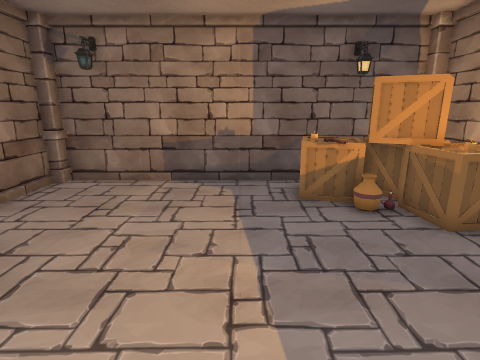
view 1 (above)

17 first-person views from a walk through a Unity game level. The camera is 1.4 m above the floor, tilts 14° down and sees 80° across. The floor is counted in squares, 0.5 m on a side. Each view is taken from the middle of a square. On the plan, view 1 faces up. The plan holds only what a view shows up to about 20 squares ahead; the rest is blank. The place goes on beyond the plan. The player character is not drawn. Door leaves are left out, so doorways stand open.

view 2
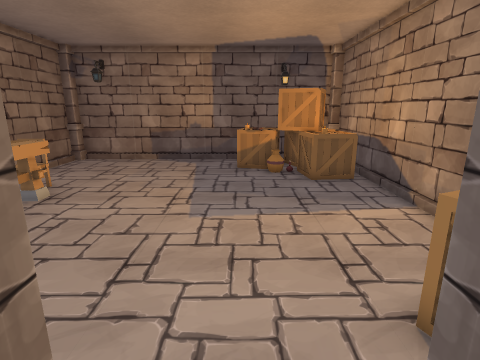

view 3
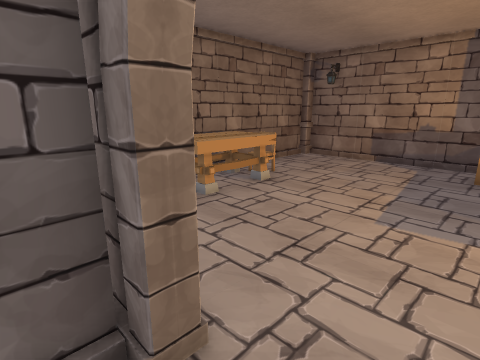

view 4
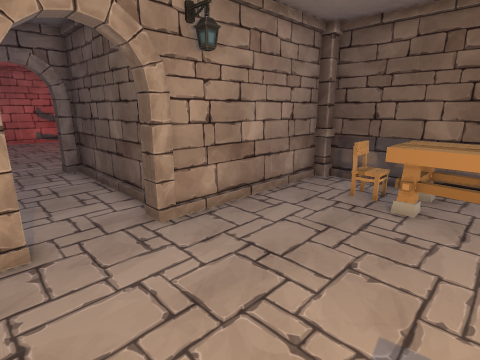

view 5
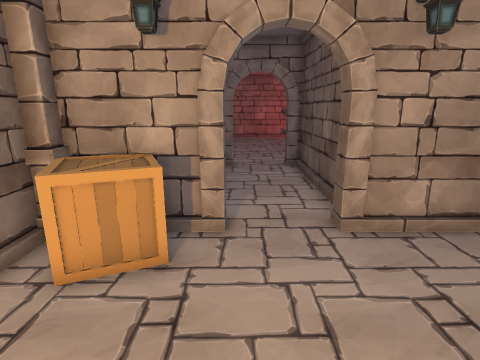

view 6
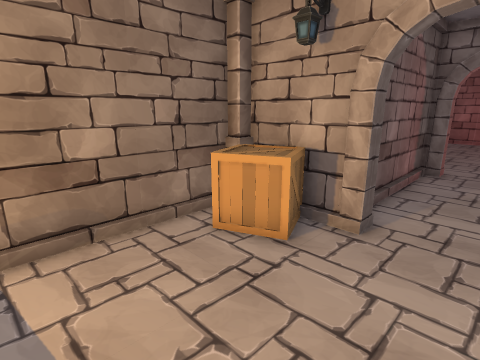

view 7
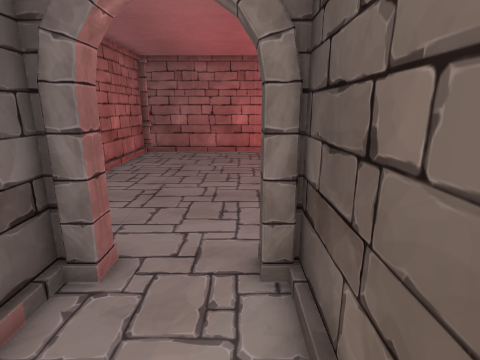

view 8
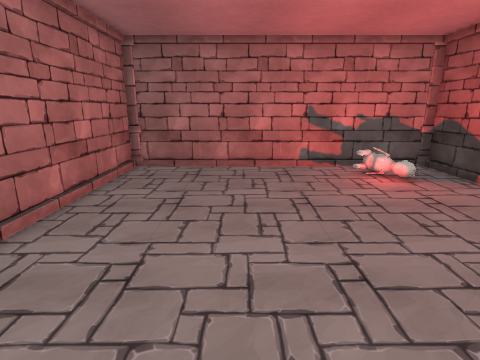

view 9
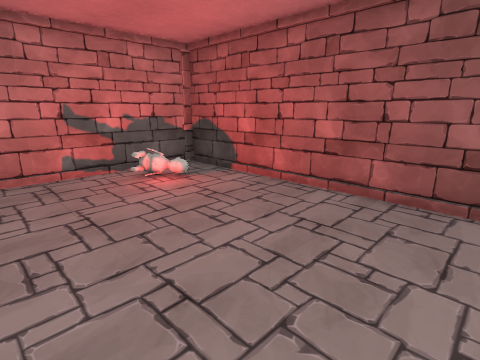

view 10
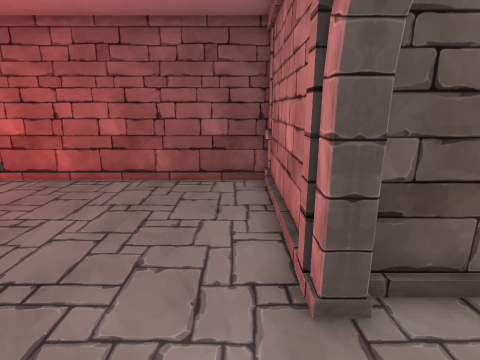

view 11
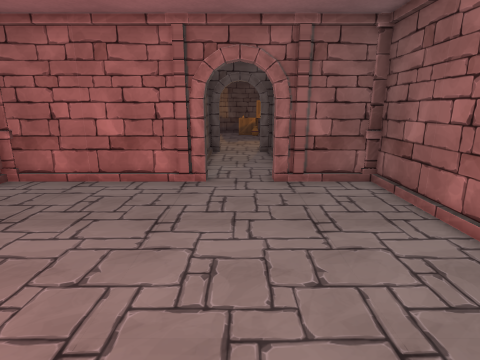

view 12
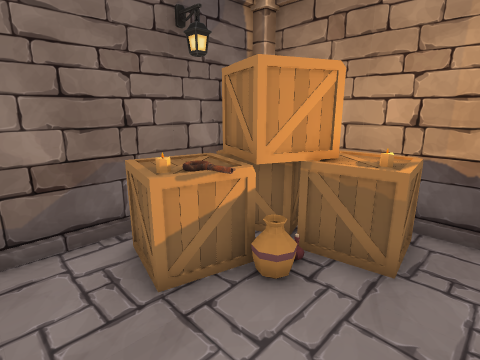

view 13
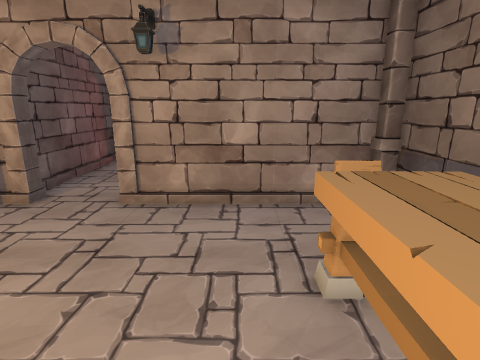

view 14
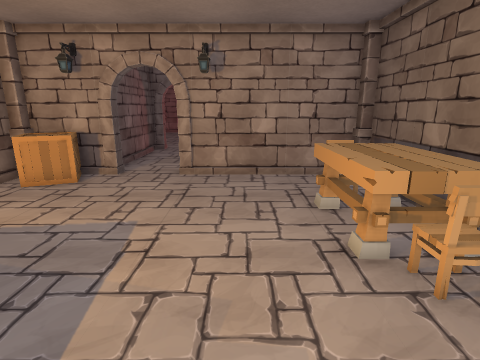

view 15
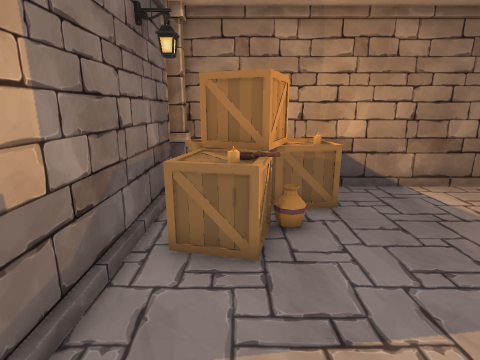

view 16
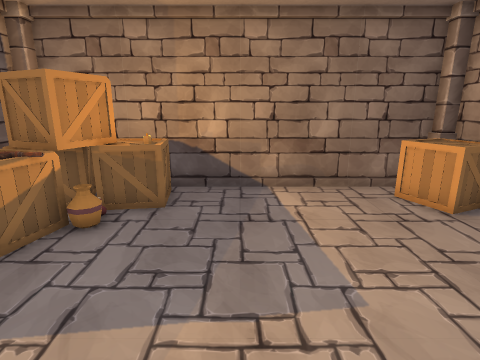

view 17
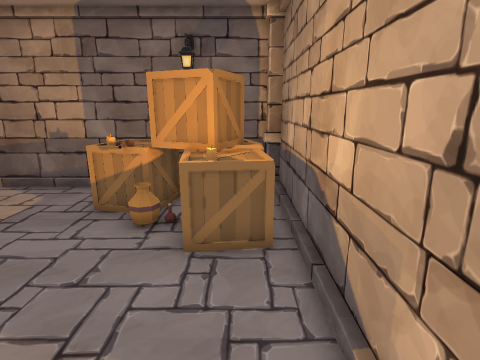

### Floor plan
Key: @ floor where view 1 was taken; # wall or solid block; . floor; D open door; P pillar; B box; C candle; H chair; T table; O other object.
Columns run from 8 left of view 1 to 8 right of it. Each row starts with its distance up from view 1.
 12             #####
 11  #############BP#
 10  #........BBBBB##
  9  #........COBBB##
  8  #.........OBBB##
  7  #...........CBB#
  6  #...........BB##
  5  #HH...........##
  4  TTTT..........#
  3  TTTT..........#
  2 #TTTT..........#
  1 #TT#T..........#
  0 ##T#....@......#
 -1 ##H..........BB##
 -2  #..........BBB##
 -3  ########DDD#BBP#
 -4        ##DDD#####
 -5         #...#
 -6         #...#
 -7         #...#
 -8         #...#
 -9         #...#
-10         #...#
-11         #...#
-12  ########...####
-13  #.............#
-14  #.............#
-15  #.............#
-16  #.............#
-17  #.............#
-18  #.............#
-19  #.............#
-20  #.............#
-21  #.............#
-22  #.............#
-23  #.............#
-24  #..O..........#
-25  #.............#
-26  ###############

Where each view was taken, in squares from view 1:
view 1: 0 up, 0 right, facing up
view 2: 5 down, 2 right, facing up
view 3: 5 down, 3 right, facing up-left
view 4: 3 up, 4 right, facing down-left
view 5: 3 up, 3 right, facing down
view 6: 3 up, 1 right, facing down-right
view 7: 7 down, 1 right, facing down
view 8: 12 down, 2 right, facing down
view 9: 13 down, 2 right, facing down-left
view 10: 13 down, 4 right, facing left
view 11: 23 down, 2 right, facing up
view 12: 5 up, 0 right, facing up-right
view 13: 5 up, 3 left, facing down
view 14: 9 up, 2 left, facing down
view 15: 9 up, 3 left, facing right
view 16: 4 up, 3 left, facing right
view 17: 1 up, 6 right, facing up
